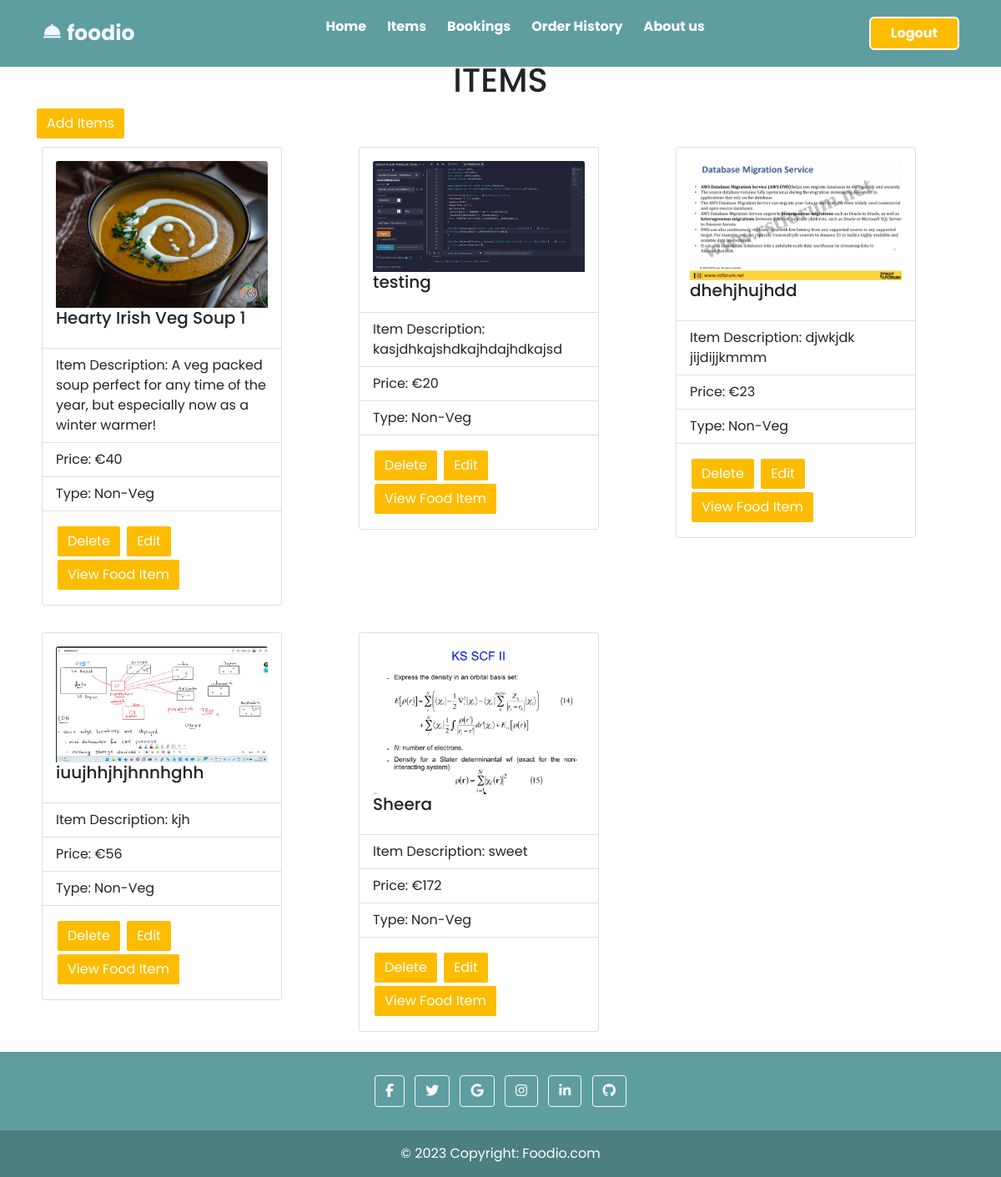
The app's page /items/ (signed in), older data.
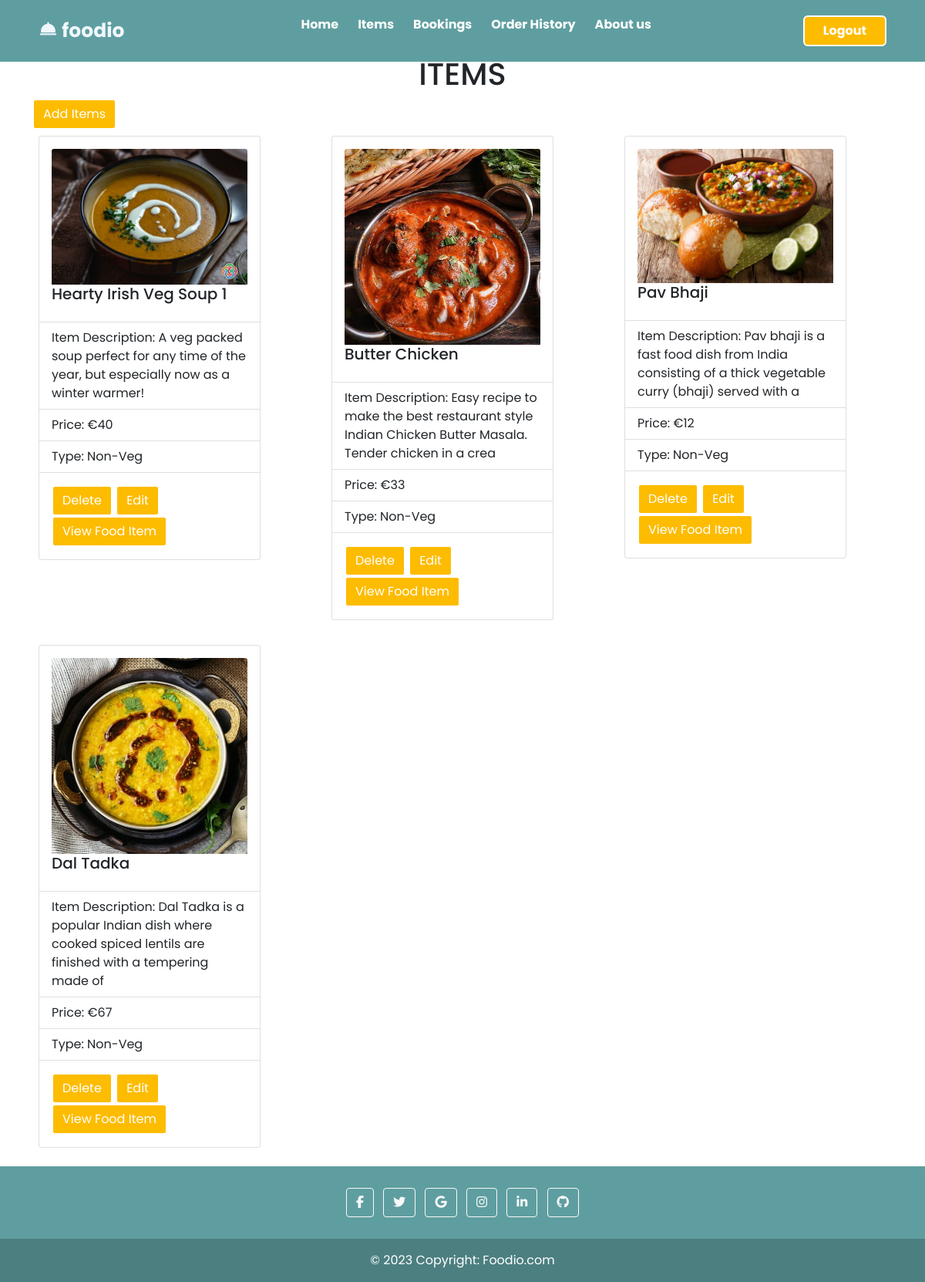
The same page, newer data.
### items/models.py (models this page shows, shortened)
class Items(models.Model):
    item_name= models.CharField(max_length=100)
    item_price= models.IntegerField()
    item_description= models.CharField(max_length=100)
    item_isveg= models.BooleanField()
    item_img = models.ImageField(upload_to='static/photos/',default=None)

### items/views.py (the view)
# urls.py: path('items/',include('items.urls')),
@login_required
@require_http_methods(["GET"])
def items(request):
    try:
        data=Items.objects.all()
        return render(request , 'items/items.html',{'items':data})
    except Exception:
        return redirect(handler500)

### templates/items/items.html
{% extends 'base.html' %}
{% block body %}
{% load static %}
<div class="container">
  <h1 style=" text-align: center; ">ITEMS</h1>
  {% if user.is_authenticated and user.is_superuser %}
  <a href="{% url 'items_forms_create_update'  %}"><button class="btn btn-primary next-btn"
      style="color:white; background-color: #fdbc00; border: 2px solid #fff;">Add Items</button></a>
  {% endif %}
  <div class="row row-cols-10 row-cols-md-3">
    {% for item in items %}
    <div class="d-flex flex-row mb-3">
      <div class="p-2">
        <div class="card" style="width: 18rem;">
          <div class="card-body">
            <img src="/{{ item.item_img }}" style="width: 100%;height: auto;" class=" card-img-top"
              alt="/{{ item.item_img }}">
            <h5 class="card-title">{{ item.item_name }}</h5>
          </div>
          <ul class="list-group list-group-flush">
            <li class="list-group-item">Item Description: {{ item.item_description }}</li>
            <li class="list-group-item">Price: €{{ item.item_price }} </li>
            <li class="list-group-item">Type:
              {% if order.item_id.item_isveg %}
              {{ "Veg" }}
              {% else %}
              {{ "Non-Veg" }}
              {% endif %}
            </li>
          </ul>
          <div class="card-body">
            {% if user.is_authenticated %}
            {% if user.is_superuser %}
            <button class="btn btn-primary prev-btn"
              style="color:white; background-color: #fdbc00; border: 2px solid #fff;"> <a
                href="{% url 'deleteitems' item.id %}" style="color:white;">Delete</a></button>
            <button class="btn btn-primary next-btn"
              style="color:white; background-color: #fdbc00; border: 2px solid #fff;">
              <a href="{% url 'items_forms_load' item.id %}" style="color:white">Edit</a></button>
            {% endif %}
            <button class="btn btn-primary next-btn"
              style="color:white; background-color: #fdbc00; border: 2px solid #fff;">
              <a href="{% url 'makeorder' item.id %}" style="color:white">View Food Item </a></button>
            {% endif %}
          </div>
        </div>
      </div>
    </div>
    {% endfor %}
  </div>
</div>
{% endblock %}

Row changes from the older to the newer data that the page shows:
removed Items: item_img (picture), item_name "testing", item_description "kasjdhkajshdkajhdajhdkajsd", item_price "20", value "Non-Veg"
removed Items: item_img (picture), item_name "dhehjhujhdd", item_description "djwkjdk jijdijjkmmm", item_price "23", value "Non-Veg"
removed Items: item_img (picture), item_name "iuujhhjhjhnnhghh", item_description "kjh", item_price "56", value "Non-Veg"
removed Items: item_img (picture), item_name "Sheera", item_description "sweet", item_price "172", value "Non-Veg"
added Items: item_img (picture), item_name "Butter Chicken", item_description "Easy recipe to make the best restaurant style Indian Chicken Butter Masala. Tender chicken in a crea", item_price "33", value "Non-Veg"
added Items: item_img (picture), item_name "Pav Bhaji", item_description "Pav bhaji is a fast food dish from India consisting of a thick vegetable curry (bhaji) served with a", item_price "12", value "Non-Veg"
added Items: item_img (picture), item_name "Dal Tadka", item_description "Dal Tadka is a popular Indian dish where cooked spiced lentils are finished with a tempering made of", item_price "67", value "Non-Veg"
